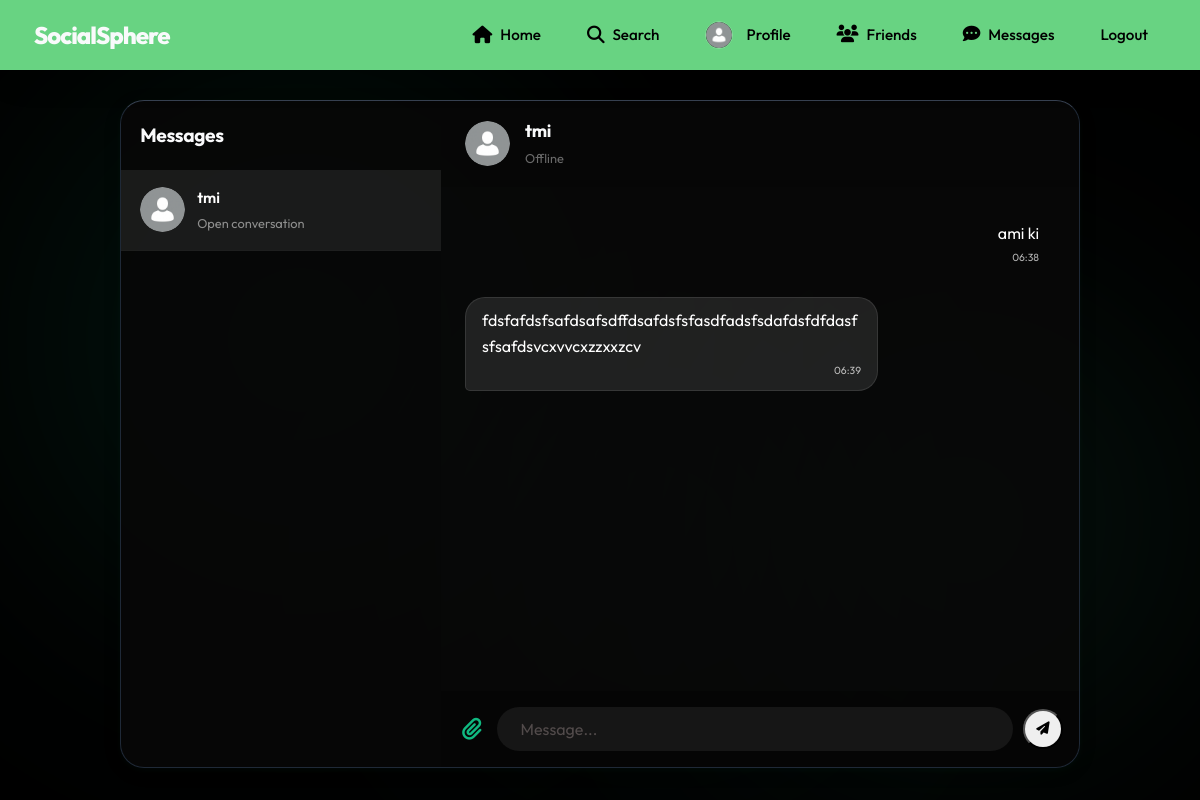
Screenshot of /messages/tmi/ (signed in) with the database file from the repository.
### core/models.py (models this page shows, shortened)
class Profile(models.Model):
    user = models.OneToOneField(User, on_delete=models.CASCADE)
    bio = models.TextField(blank=True, max_length=500)
    profile_picture = models.ImageField(upload_to='profile_pics/', default='default_profile.png', blank=True)
    cover_photo = models.ImageField(upload_to='cover_photos/', default='default_cover.png', blank=True)
    location = models.CharField(max_length=100, blank=True)
    friends = models.ManyToManyField(User, blank=True, related_name='friends')
    last_activity = models.DateTimeField(null=True, blank=True)
    @property
    def get_profile_picture_url(self):
        if self.profile_picture and hasattr(self.profile_picture, 'url'):
            if 'default_profile.png' in self.profile_picture.name:
                return static('img/default_profile.png')
            return self.profile_picture.url
        return static('img/default_profile.png')
    @property
    def is_online(self):
        if self.last_activity:
            return timezone.now() < self.last_activity + timedelta(minutes=5)
        return False

class Message(models.Model):
    sender = models.ForeignKey(User, related_name='sent_messages', on_delete=models.CASCADE)
    receiver = models.ForeignKey(User, related_name='received_messages', on_delete=models.CASCADE)
    content = models.TextField(blank=True)
    file = models.FileField(upload_to='chat_files/', blank=True, null=True)
    timestamp = models.DateTimeField(auto_now_add=True)
    is_read = models.BooleanField(default=False)
    class Meta:
        ordering = ['timestamp']

### core/views.py (the view)
# urls.py: path('messages/', views.chat_view, name='chat'),
@login_required
def chat_view(request, username=None):
    sent_to = Message.objects.filter(sender=request.user).values_list('receiver', flat=True)
    received_from = Message.objects.filter(receiver=request.user).values_list('sender', flat=True)
    chat_user_ids = set(list(sent_to) + list(received_from))
    chat_users = User.objects.filter(id__in=chat_user_ids).exclude(id=request.user.id)
    unread_subquery = Message.objects.filter(
        sender=OuterRef('pk'),
        receiver=request.user,
        is_read=False
    )
    chat_users = chat_users.annotate(has_unread=Exists(unread_subquery))
    active_user = None
    chat_messages = []
    if username:
        active_user = get_object_or_404(User, username=username)
        Message.objects.filter(sender=active_user, receiver=request.user, is_read=False).update(is_read=True)
        chat_messages = Message.objects.filter(
        (Q(sender=request.user) & Q(receiver=active_user)) |
        (Q(sender=active_user) & Q(receiver=request.user))
    ).select_related('sender', 'sender__profile', 'receiver', 'receiver__profile').order_by('timestamp')
        if active_user not in chat_users:
            pass
    context = {
        'chat_users': chat_users,
        'active_user': active_user,
        'chat_messages': chat_messages,
        'is_active_user_online': active_user.profile.is_online if active_user else False
    }
    return render(request, 'core/chat.html', context)

### core/templates/core/chat.html (shortened to what this page needs)
{% extends 'core/base.html' %}
{% block content %}
<div class="container animate-fade-up chat-layout-container">
    <div class="chat-container glass-card">
        <div class="chat-sidebar {% if active_user %}mobile-hidden{% endif %}">
            <div class="sidebar-header">
                <h3>Messages</h3>
            </div>
            <div class="sidebar-list">
                {% for chat_user in chat_users %}
                <a href="{% url 'chat_with_user' chat_user.username %}"
                   class="chat-user-item {% if active_user == chat_user %}active{% endif %}">
                    <div class="avatar-wrapper-sm">
                        <img src="{{ chat_user.profile.get_profile_picture_url }}"
                             class="avatar-img"
                             onerror="this.style.display='none'; this.nextElementSibling.style.display='flex'">
                    </div>
                    <div class="user-info">
                        <div class="user-name {% if chat_user.has_unread %}unread{% endif %}">
                            {{ chat_user.username }}
                        </div>
                        <div class="user-status {% if chat_user.has_unread %}unread-text{% endif %}">
                            {% if chat_user.has_unread %}New messages{% else %}Open conversation{% endif %}
                        </div>
                    </div>
                </a>
                {% empty %}
                <div class="empty-sidebar">
                    <p>No conversations yet.</p>
                </div>
                {% endfor %}
            </div>
        </div>
        <div class="chat-window {% if not active_user %}mobile-hidden{% endif %}">
            {% if active_user %}
                <div class="chat-header">
                    <div class="avatar-wrapper-sm">
                        <img src="{{ active_user.profile.get_profile_picture_url }}"
                             class="avatar-img"
                             onerror="this.style.display='none'; this.nextElementSibling.style.display='flex'">
                    </div>
                    <div class="chat-header-info">
                        <h4>{{ active_user.username }}</h4>
                        {% if is_active_user_online %}
                            <span class="status-online">Online</span>
                        {% else %}
                            <span class="status-offline">Offline</span>
                        {% endif %}
                    </div>
                </div>
                <div id="messages-area" class="messages-area">
                    {% for msg in chat_messages %}
                        <div class="message {% if msg.sender == request.user %}sent{% else %}received{% endif %}">
                            <div class="msg-content">
                                {{ msg.content }}
                            </div>
                            <div class="msg-time">{{ msg.timestamp|date:"H:i" }}</div>
                        </div>
                    {% endfor %}
                </div>
                <div class="chat-input-area">
                    <form onsubmit="sendMessage(event)" class="chat-form">
                        <button type="button" onclick="document.getElementById('chat-file-input').click()" class="btn-attach">
                            <i class="fas fa-paperclip"></i>
                        </button>
                        <input type="text" style="color:Black !important;" id="msg-input" class="glass-input chat-input-field" placeholder="Message..." autocomplete="off">
                        <button type="submit" class="btn-send">
                            <i class="fas fa-paper-plane"></i>
                        </button>
                    </form>
                </div>
            {% else %}
                <div class="no-chat-selected desktop-only">
                    <i class="far fa-comments icon-large"></i>
                    <h3>Select a chat</h3>
                </div>
            {% endif %}
        </div>
    </div>
</div>
{% endblock %}

### core/templates/core/base.html (shortened to what this page needs)
{% load static %}
<!DOCTYPE html>
<html lang="en">
<head>
    <link rel="stylesheet" href="{% static 'css/style.css' %}">
    <link rel="stylesheet" href="{% static 'css/responsive.css' %}">
    <link rel="stylesheet" href="https://cdnjs.cloudflare.com/ajax/libs/font-awesome/6.4.0/css/all.min.css" media="print" onload="this.media='all'">
</head>
<body>
    <div class="background-blobs">
        <div class="blob blob-1"></div>
        <div class="blob blob-2"></div>
        <div class="blob blob-3"></div>
    </div>
    <nav class="glass-nav">
        <div class="container nav-content">
            <a href="{% url 'home' %}" class="logo">
            SocialSphere
        </a>
        <div class="nav-links">
                {% if user.is_authenticated %}
                    <a href="{% url 'home' %}" class="nav-item"><i class="fas fa-home"></i> Home</a>
                    <a href="{% url 'search' %}" class="nav-item"><i class="fas fa-search"></i> Search</a>
                    <a href="{% url 'profile' user.username %}" class="nav-item profile-nav-link">
                        <div class="nav-avatar-container">
                            <img src="{{ user.profile.get_profile_picture_url }}"
                                 onerror="this.onerror=null;this.src='{% static 'img/default_profile.png' %}';"
                                 class="nav-avatar"
                                 onerror="this.style.display='none'; this.nextElementSibling.style.display='flex'">
                        </div>
                        Profile
                    </a>
                    <a href="{% url 'friends' %}" class="nav-item">
                        <span class="icon-wrapper">
                            <i class="fas fa-users"></i>
                        </span>
                        Friends
                    </a>
                    <a href="{% url 'chat' %}" class="nav-item">
                        <span class="icon-wrapper">
                            <i class="fas fa-comment-dots"></i>
                        </span>
                        Messages
                    </a>
                    <a href="{% url 'logout' %}" class="nav-item btn-logout">Logout</a>
                {% else %}
                    <a href="{% url 'login' %}" class="nav-item">Login</a>
                    <a href="{% url 'signup' %}" class="nav-item btn-primary">Sign Up</a>
                {% endif %}
            </div>
        </div>
    </nav>
    <main class="container main-content" style="padding-top: 100px;">
        {% block content %}{% endblock %}
    </main>
</body>
</html>

### core/templates/core/base.html (style rules this page uses)
.nav-avatar { width: 28px; height: 28px; border-radius: 50%; object-fit: cover; border: 1px solid rgba(255,255,255,0.2); }
.nav-avatar-container { width: 28px; height: 28px; position: relative; }

### core/templates/core/chat.html (style rules this page uses)
.chat-layout-container { max-width: 1000px; margin: 0 auto; padding-bottom: 2rem; height: calc(100vh - 100px); min-height: 500px; }
.chat-container { display: flex; height: 100%; overflow: hidden; padding: 0; }
.chat-sidebar { width: 320px; border-right: 1px solid var(--glass-border); display: flex; flex-direction: column; background: rgba(0,0,0,0.2); }
.sidebar-header { padding: 1.2rem; border-bottom: 1px solid var(--glass-border); }
.sidebar-header h3 { margin: 0; font-size: 1.2rem; }
.sidebar-list { flex: 1; overflow-y: auto; -webkit-overflow-scrolling: touch; }
.chat-user-item { display: flex; align-items: center; gap: 12px; padding: 1rem 1.2rem; text-decoration: none; color: white; transition: background 0.2s; border-bottom: 1px solid rgba(255,255,255,0.02); }
.chat-user-item:hover, .chat-user-item.active { background: rgba(255,255,255,0.08); }
.avatar-wrapper-sm { width: 45px; height: 45px; position: relative; flex-shrink: 0; }
.avatar-img { width: 100%; height: 100%; border-radius: 50%; object-fit: cover; }
.user-info { flex: 1; overflow: hidden; }
.user-name { font-weight: 600; font-size: 0.95rem; margin-bottom: 3px; display: flex; align-items: center; justify-content: space-between; }
.user-status { font-size: 0.8rem; color: rgba(255,255,255,0.5); white-space: nowrap; overflow: hidden; text-overflow: ellipsis; }
.chat-window { flex: 1; display: flex; flex-direction: column; background: rgba(0,0,0,0.1); position: relative; }
.chat-header { padding: 1rem 1.5rem; border-bottom: 1px solid var(--glass-border); display: flex; align-items: center; gap: 15px; background: rgba(0,0,0,0.2); }
.chat-header h4 { margin: 0; font-size: 1.1rem; }
.status-offline { color: rgba(255,255,255,0.4); font-size: 0.8rem; }
.messages-area { flex: 1; overflow-y: auto; padding: 1.5rem; display: flex; flex-direction: column; gap: 15px; }
.chat-input-area { padding: 1rem; border-top: 1px solid var(--glass-border); background: rgba(0,0,0,0.3); }
.chat-form { display: flex; gap: 10px; align-items: center; position: relative; }
.chat-input-field { border-radius: 24px; flex: 1; width: auto; min-width: 0; }
.btn-send { width: 40px; height: 40px; border-radius: 50%; padding: 0; display: flex; align-items: center; justify-content: center; flex-shrink: 0; }
.btn-attach { background: transparent; border: none; color: #10B981; font-size: 1.4rem; cursor: pointer; padding: 5px; display: flex; align-items: center; justify-content: center; }
.message { max-width: 70%; padding: 10px 16px; border-radius: 20px; position: relative; word-wrap: break-word; margin-bottom: 5px; }
.message.sent { align-self: flex-end; background: linear-gradient(135deg, hsl(var(--primary)), hsl(var(--primary-dark))); color: white; border-bottom-right-radius: 5px; }
.message.received { align-self: flex-start; background: rgba(255,255,255,0.1); border: 1px solid rgba(255,255,255,0.1); color: white; border-bottom-left-radius: 5px; }
.msg-time { font-size: 0.65rem; opacity: 0.7; margin-top: 4px; text-align: right; }

### rows the page displays
Message: content "ami ki", timestamp "06:38"
Message: content "fdsfafdsfsafdsafsdffdsafdsfsfasdfadsfsdafdsfdfdasfsfsafdsvcxvvcxzzxxzcv", timestamp "06:39"

### other values shown
{{ chat_user.username }} "tmi"
{{ active_user.username }} "tmi"
